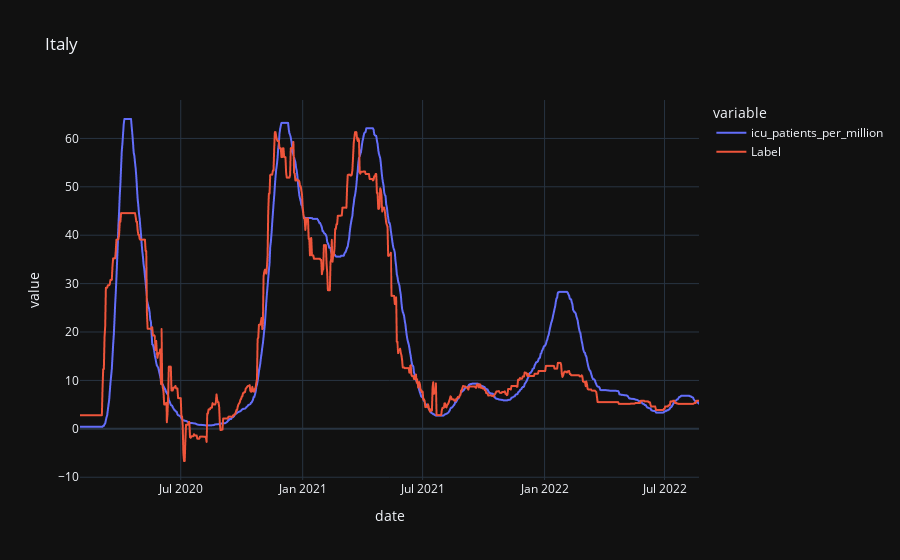

The notebook cell this image was saved under:
### Code cell
fig = px.line(df_country, x=df_country.index, y=['icu_patients_per_million',
                                                 'Label'], title = country, template = 'plotly_dark')
fig.show()

### Figure 1 — Plotly figure (JSON) as saved in the notebook; plotly's stock layout.template omitted (floating-point values rounded to 4 significant figures; data arrays with more than 128 entries replaced by an {"elided": "..."} marker saying what was removed)
{"data": [{"hovertemplate": "variable=icu_patients_per_million<br>date=%{x}<br>value=%{y}<extra></extra>", "legendgroup": "icu_patients_per_million", "line": {"color": "#636efa", "dash": "solid"}, "marker": {"symbol": "circle"}, "mode": "lines", "name": "icu_patients_per_million", "showlegend": true, "type": "scattergl", "x": {"elided": "935 str values"}, "xaxis": "x", "y": {"elided": "935 float values"}, "yaxis": "y"}, {"hovertemplate": "variable=Label<br>date=%{x}<br>value=%{y}<extra></extra>", "legendgroup": "Label", "line": {"color": "#EF553B", "dash": "solid"}, "marker": {"symbol": "circle"}, "mode": "lines", "name": "Label", "showlegend": true, "type": "scattergl", "x": {"elided": "935 str values"}, "xaxis": "x", "y": {"elided": "935 float values"}, "yaxis": "y"}], "layout": {"legend": {"title": {"text": "variable"}, "tracegroupgap": 0}, "title": {"text": "Italy"}, "xaxis": {"anchor": "y", "domain": [0, 1], "title": {"text": "date"}}, "yaxis": {"anchor": "x", "domain": [0, 1], "title": {"text": "value"}}}}
